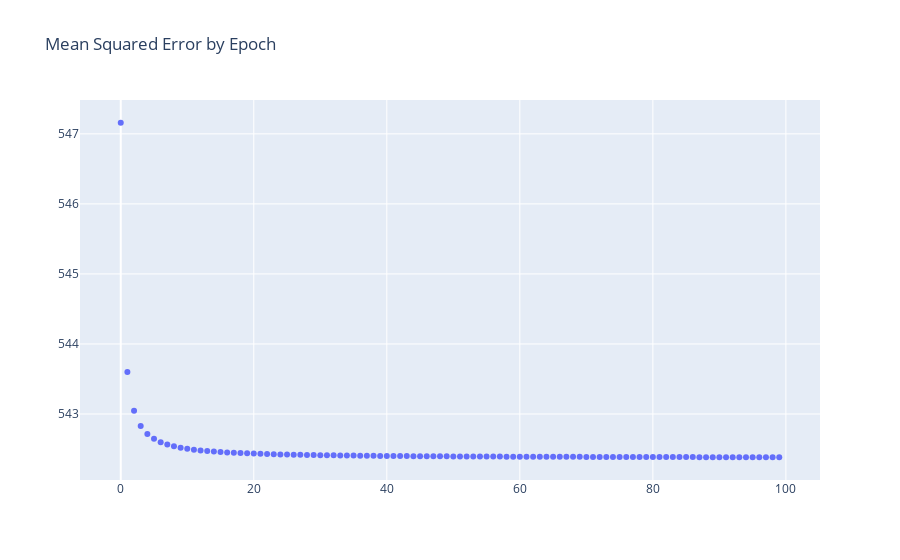

The cell this chart's notebook holds for it:
### Code cell
from plotly import graph_objects as go

fig = go.Figure(
    data=go.Scatter(x=hist.epoch, y=hist.history["mean_squared_error"], mode="markers"),
)
fig.update_layout(
    title="Mean Squared Error by Epoch",
)
fig.show()
